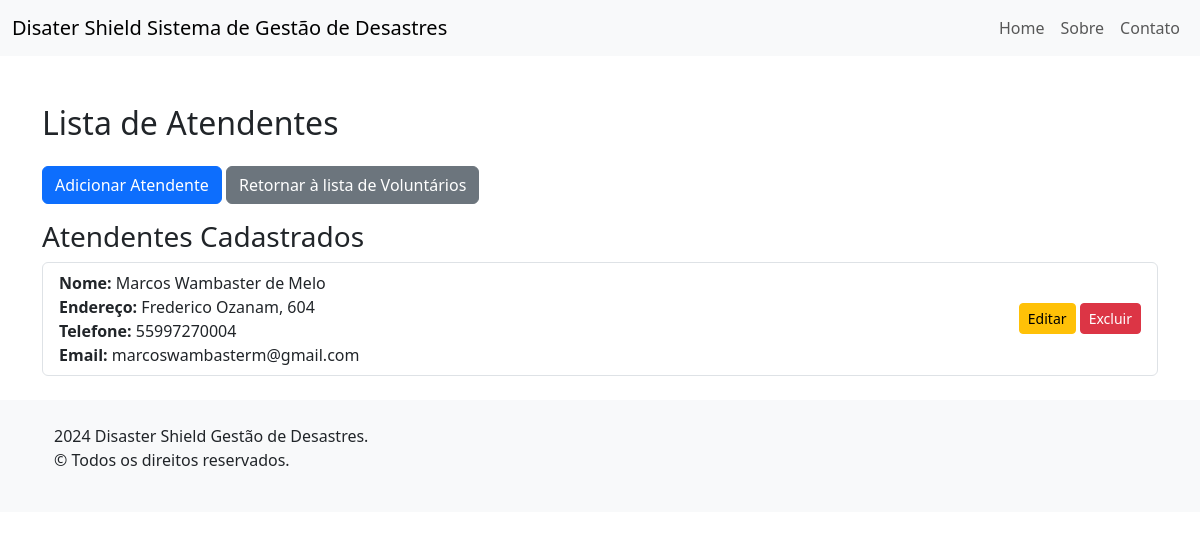
/voluntarios/voluntarios/atendentes/, run on an earlier commit of the app's database.
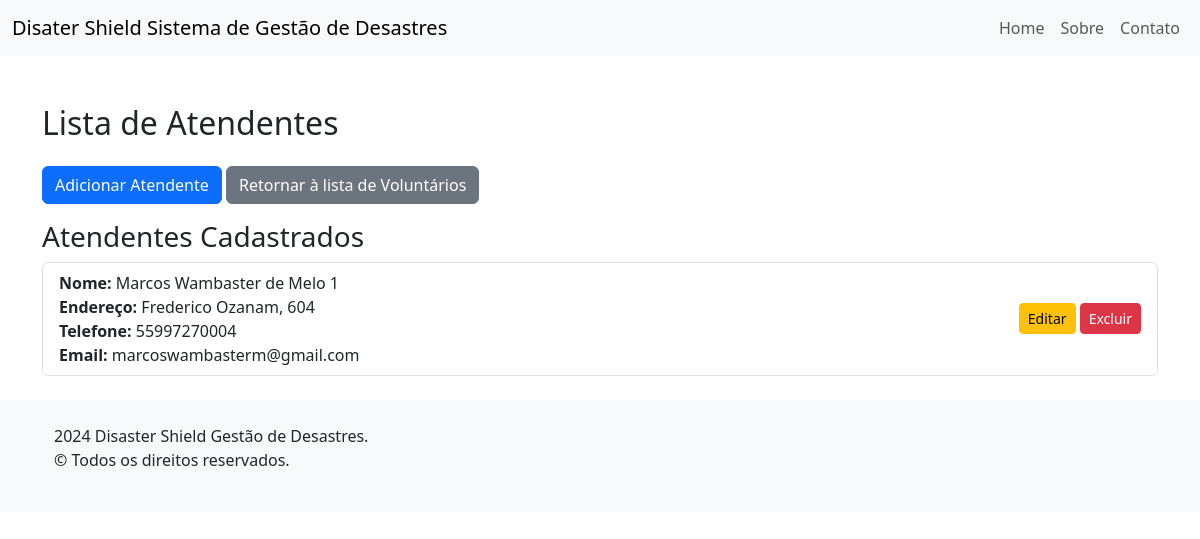
And on a later commit of the database.
### voluntarios/models.py (models this page shows, shortened)
class Voluntario(models.Model):
    nome = models.CharField(max_length=100)
    endereco = models.CharField(max_length=200)
    telefone = models.CharField(max_length=15)
    email = models.EmailField()
    class Meta:
        abstract = True

class Atendente(Voluntario):
    cpf = models.CharField(max_length=11)

### voluntarios/views.py (the view)
# urls.py: path('voluntarios/atendentes/', views.listar_atendentes, name='lista_atendentes'),
def listar_atendentes(request):
    atendentes = Atendente.objects.all()
    return render(request, './lista_atendentes.html', {'atendentes': atendentes})

### voluntarios/templates/lista_atendentes.html (shortened to what this page needs)
{% extends "base.html" %}
{% block content %}
<div class="container mt-5">
    <h2 class="my-4">Lista de Atendentes</h2>
    <a href="{% url 'adicionar_atendente' %}" class="btn btn-primary mb-3">Adicionar Atendente</a>
    <a href="{% url 'lista_voluntarios' %}" class="btn btn-secondary mb-3">Retornar à lista de Voluntários</a>
    {% if atendentes %}
        <h3>Atendentes Cadastrados</h3>
        <ul class="list-group mb-4">
            {% for atendente in atendentes %}
                <li class="list-group-item d-flex justify-content-between align-items-center">
                    <div>
                        <strong>Nome:</strong> {{ atendente.nome }}<br>
                        <strong>Endereço:</strong> {{ atendente.endereco }}<br>
                        <strong>Telefone:</strong> {{ atendente.telefone }}<br>
                        <strong>Email:</strong> {{ atendente.email }}
                    </div>
                    <div>
                        <a href="{% url 'editar_atendente' atendente.pk %}" class="btn btn-warning btn-sm">Editar</a>
                        <a href="{% url 'excluir_atendente' atendente.pk %}" class="btn btn-danger btn-sm">Excluir</a>
                    </div>
                </li>
            {% endfor %}
        </ul>
    {% else %}
        <div class="alert alert-info" role="alert">
            Não há atendentes cadastrados no sistema.
        </div>
    {% endif %}
</div>
{% endblock %}

What changed in the data, as far as the page shows it:
removed Atendente: nome "Marcos Wambaster de Melo", endereco "Frederico Ozanam, 604", telefone "55997270004", email "marcoswambasterm@gmail.com"
added Atendente: nome "Marcos Wambaster de Melo 1", endereco "Frederico Ozanam, 604", telefone "55997270004", email "marcoswambasterm@gmail.com"
